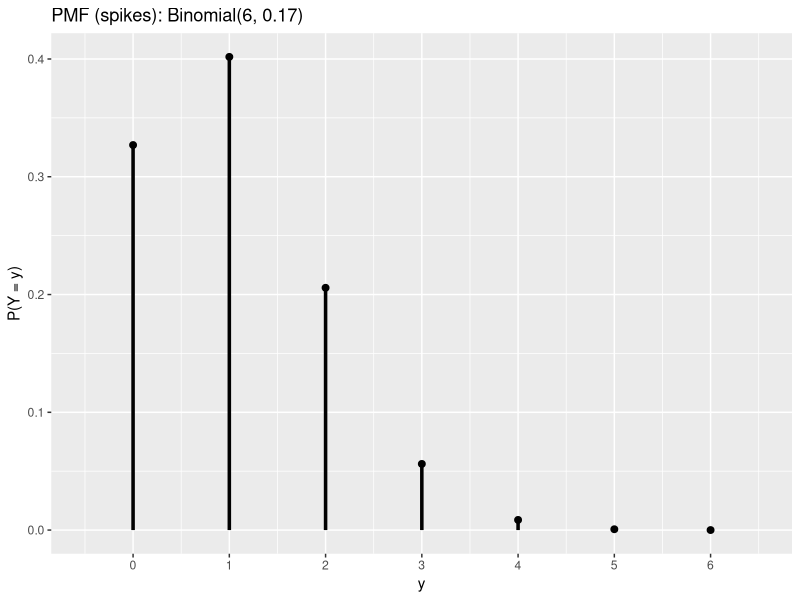
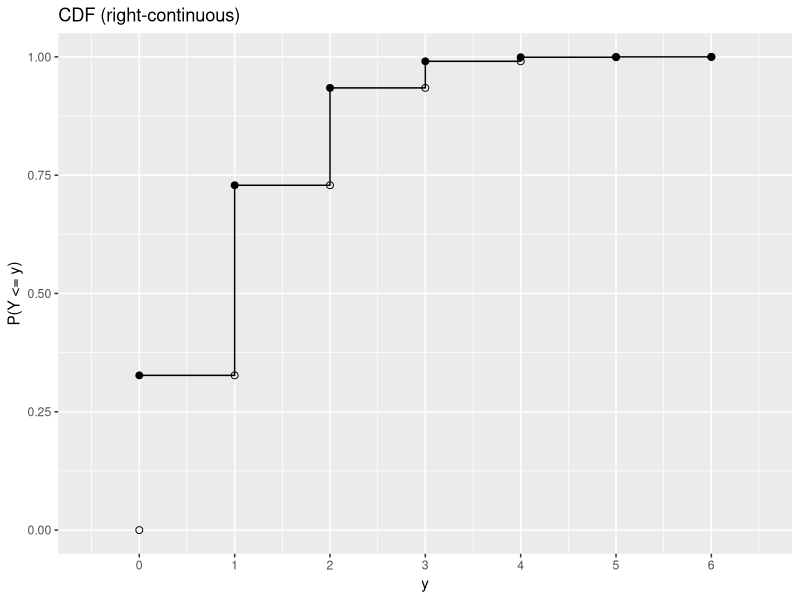

Generate these figures, in order, with R:
### problem6.r
### graphs of the pmf and cdf of a binomial distribution for problem 6
# install.packages("ggplot2")  # if needed
library(ggplot2)

n <- 6; p <- 17/100
df <- data.frame(
  y   = 0:n,
  pmf = dbinom(0:n, n, p),
  cdf = pbinom(0:n, n, p)
)
df$left <- c(0, head(df$cdf, -1))  # F(k-)

## PMF as spikes (vertical lines)
ggplot(df) +
  geom_segment(aes(x = y, xend = y, y = 0, yend = pmf), linewidth = 1.2) +
  geom_point(aes(x = y, y = pmf), size = 2) +
  scale_x_continuous(breaks = 0:n, limits = c(-0.5, n + 0.5)) +
  labs(title = sprintf("PMF (spikes): Binomial(%d, %.2f)", n, p),
       x = "y", y = "P(Y = y)")

## CDF: step with dark dots at jumps (and optional left limits)
ggplot(df, aes(x = y, y = cdf)) +
  geom_step(direction = "hv") +
  geom_point(size = 2) +                                   # F(k)
  geom_point(aes(y = left), shape = 21, fill = NA, size = 2) +  # F(k-)
  scale_x_continuous(breaks = 0:n, limits = c(-0.5, n + 0.5)) +
  scale_y_continuous(limits = c(0, 1)) +
  labs(title = "CDF (right-continuous)",
       x = "y", y = "P(Y <= y)")

